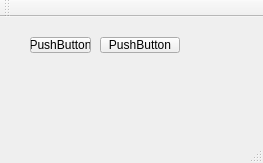
<?xml version="1.0" encoding="UTF-8"?>
<ui version="4.0">
 <class>MainWindow</class>
 <widget class="QMainWindow" name="MainWindow">
  <property name="geometry">
   <rect>
    <x>0</x>
    <y>0</y>
    <width>263</width>
    <height>163</height>
   </rect>
  </property>
  <property name="windowTitle">
   <string>MainWindow</string>
  </property>
  <widget class="QWidget" name="centralWidget">
   <widget class="QPushButton" name="gotoTimer">
    <property name="geometry">
     <rect>
      <x>30</x>
      <y>20</y>
      <width>61</width>
      <height>16</height>
     </rect>
    </property>
    <property name="text">
     <string>PushButton</string>
    </property>
   </widget>
   <widget class="QPushButton" name="gotoAlarm">
    <property name="geometry">
     <rect>
      <x>100</x>
      <y>20</y>
      <width>80</width>
      <height>16</height>
     </rect>
    </property>
    <property name="text">
     <string>PushButton</string>
    </property>
   </widget>
  </widget>
  <widget class="QMenuBar" name="menuBar">
   <property name="geometry">
    <rect>
     <x>0</x>
     <y>0</y>
     <width>263</width>
     <height>17</height>
    </rect>
   </property>
  </widget>
  <widget class="QToolBar" name="mainToolBar">
   <attribute name="toolBarArea">
    <enum>TopToolBarArea</enum>
   </attribute>
   <attribute name="toolBarBreak">
    <bool>false</bool>
   </attribute>
  </widget>
  <widget class="QStatusBar" name="statusBar"/>
 </widget>
 <layoutdefault spacing="6" margin="11"/>
 <resources/>
 <connections/>
</ui>
